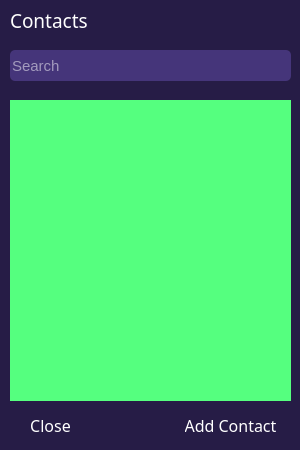
<?xml version="1.0" encoding="UTF-8"?>
<ui version="4.0">
 <class>Dialog</class>
 <widget class="QDialog" name="Dialog">
  <property name="geometry">
   <rect>
    <x>0</x>
    <y>0</y>
    <width>300</width>
    <height>450</height>
   </rect>
  </property>
  <property name="windowTitle">
   <string>Dialog</string>
  </property>
  <widget class="QFrame" name="frame">
   <property name="geometry">
    <rect>
     <x>0</x>
     <y>0</y>
     <width>301</width>
     <height>451</height>
    </rect>
   </property>
   <property name="font">
    <font>
     <family>Lucida Sans Unicode</family>
     <pointsize>11</pointsize>
     <weight>50</weight>
     <bold>false</bold>
    </font>
   </property>
   <property name="styleSheet">
    <string notr="true">QFrame{
border: none;
	background-color: rgb(38, 28, 70);
color: white;

}</string>
   </property>
   <property name="frameShape">
    <enum>QFrame::StyledPanel</enum>
   </property>
   <property name="frameShadow">
    <enum>QFrame::Raised</enum>
   </property>
   <widget class="QLabel" name="contactsLabel">
    <property name="geometry">
     <rect>
      <x>10</x>
      <y>10</y>
      <width>91</width>
      <height>21</height>
     </rect>
    </property>
    <property name="font">
     <font>
      <family>Noto Naskh Arabic UI</family>
      <pointsize>14</pointsize>
      <weight>50</weight>
      <bold>false</bold>
     </font>
    </property>
    <property name="styleSheet">
     <string notr="true"/>
    </property>
    <property name="text">
     <string>Contacts</string>
    </property>
   </widget>
   <widget class="QPushButton" name="closePushButton">
    <property name="geometry">
     <rect>
      <x>270</x>
      <y>0</y>
      <width>31</width>
      <height>31</height>
     </rect>
    </property>
    <property name="styleSheet">
     <string notr="true">QPushButton{
border-radius: 7px;
	background-color: rgb(38, 28, 70);
color: white;

}</string>
    </property>
    <property name="text">
     <string/>
    </property>
    <property name="icon">
     <iconset>
      <normaloff>../code/Resources/close4.png</normaloff>../code/Resources/close4.png</iconset>
    </property>
    <property name="iconSize">
     <size>
      <width>30</width>
      <height>30</height>
     </size>
    </property>
   </widget>
   <widget class="QPushButton" name="closeButton">
    <property name="geometry">
     <rect>
      <x>10</x>
      <y>410</y>
      <width>81</width>
      <height>31</height>
     </rect>
    </property>
    <property name="font">
     <font>
      <family>Noto Naskh Arabic UI</family>
      <pointsize>12</pointsize>
      <weight>50</weight>
      <bold>false</bold>
     </font>
    </property>
    <property name="styleSheet">
     <string notr="true">QPushButton{
border-radius:1px;
	background-color: rgb(38, 28, 70);
color:white;
text-align: center;
padding: 0% 15%;
}

QPushButton:hover{
background-color: rgb(85, 68, 139);
}
</string>
    </property>
    <property name="text">
     <string>Close</string>
    </property>
    <property name="iconSize">
     <size>
      <width>30</width>
      <height>30</height>
     </size>
    </property>
   </widget>
   <widget class="QPushButton" name="addContactPushButton">
    <property name="geometry">
     <rect>
      <x>170</x>
      <y>410</y>
      <width>121</width>
      <height>31</height>
     </rect>
    </property>
    <property name="font">
     <font>
      <family>Noto Naskh Arabic UI</family>
      <pointsize>12</pointsize>
      <weight>50</weight>
      <bold>false</bold>
     </font>
    </property>
    <property name="styleSheet">
     <string notr="true">QPushButton{
border-radius:1px;
	background-color: rgb(38, 28, 70);
color:white;
text-align: center;
padding: 0% 15%;
}

QPushButton:hover{
background-color: rgb(85, 68, 139);
}
</string>
    </property>
    <property name="text">
     <string>Add Contact</string>
    </property>
    <property name="iconSize">
     <size>
      <width>30</width>
      <height>30</height>
     </size>
    </property>
   </widget>
   <widget class="QListWidget" name="contactsListWidget">
    <property name="geometry">
     <rect>
      <x>10</x>
      <y>100</y>
      <width>281</width>
      <height>301</height>
     </rect>
    </property>
    <property name="styleSheet">
     <string notr="true">background-color: rgb(85, 255, 127);</string>
    </property>
   </widget>
   <widget class="QLineEdit" name="searchLineEdit">
    <property name="geometry">
     <rect>
      <x>10</x>
      <y>50</y>
      <width>281</width>
      <height>31</height>
     </rect>
    </property>
    <property name="font">
     <font>
      <pointsize>11</pointsize>
     </font>
    </property>
    <property name="styleSheet">
     <string notr="true">QLineEdit{
	border-radius: 5px;
    background-color: #45357a;
    color: white;
}</string>
    </property>
    <property name="placeholderText">
     <string>Search</string>
    </property>
   </widget>
  </widget>
 </widget>
 <resources/>
 <connections/>
</ui>
